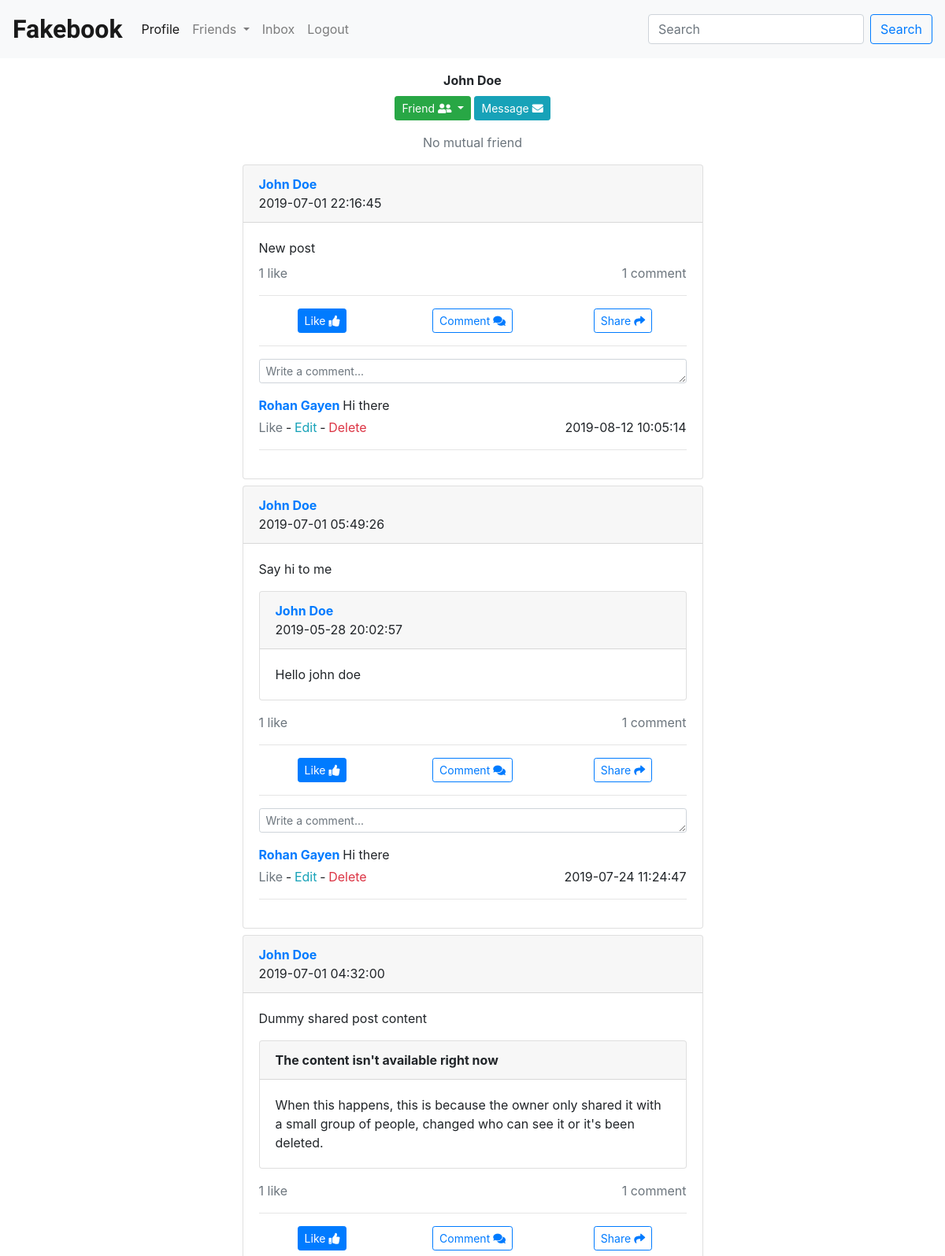
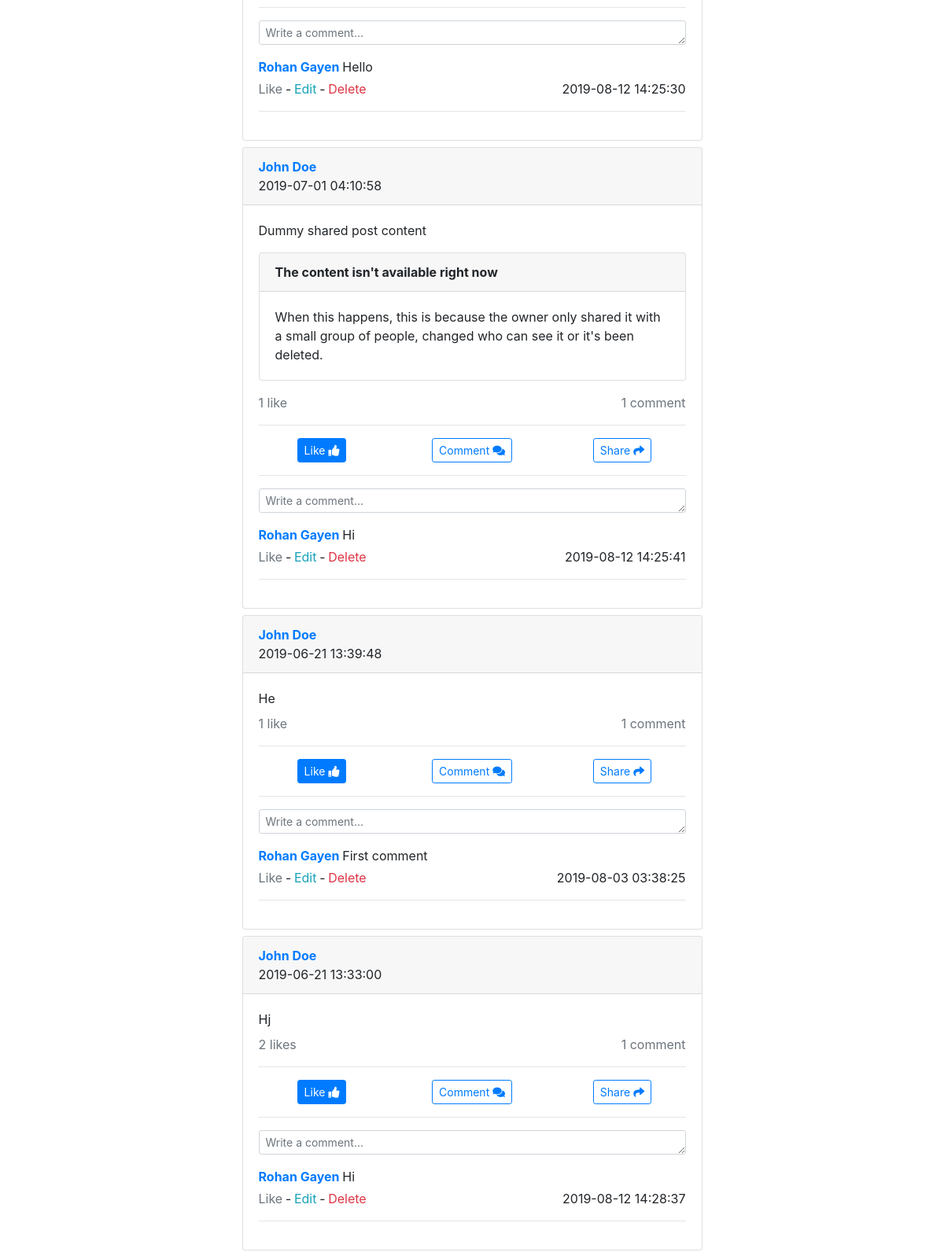
The page /profile.php?id=13 (signed in, upper part) on the database its author committed (2 pictures, top to bottom).
### tables this page shows
CREATE TABLE `posts` (
  `post_id` int(10) UNSIGNED NOT NULL,
  `post_content` mediumtext,
  `original_post` int(10) UNSIGNED DEFAULT NULL,
  `post_owner` int(6) UNSIGNED DEFAULT NULL,
  `posted_on` datetime NOT NULL DEFAULT CURRENT_TIMESTAMP,
  `is_shared_post` tinyint(1) NOT NULL DEFAULT '0'
);

CREATE TABLE `comments` (
  `comment_id` int(14) UNSIGNED NOT NULL,
  `comment_content` mediumtext NOT NULL,
  `post_id` int(10) UNSIGNED NOT NULL,
  `comment_owner` int(6) UNSIGNED NOT NULL,
  `commented_on` datetime NOT NULL DEFAULT CURRENT_TIMESTAMP
);

### views/load_post.php (the view, shortened to what the rows shown need)
<?php
$post_liked_by_users = post_liked_by_users($db, $post->id);
$is_post_liked_by_user = is_post_liked_by_user($db, $post->id, $own_id);
$comments = comments_by_post($db, $post->id);
?>
<div class="card my-2" id="post-<?= $post->id ?>" data-id="<?= $post->id ?>">
    <div class="card-header">
        <div class="font-weight-bold">
            <a href="profile.php?id=<?= $post->owner->id ?>"><?= $post->owner->name ?></a>
        </div>
        <div><?= get_date_for_database($post->time) ?></div>
    </div>
    <div class="card-body">
        <div class="card-text"><?= nl2br($post->content) ?></div>
        <?php if ($post->isSharedPost && $post->originalPost) { ?>
            <div class="card my-3">
                <div class="card-header">
                    <div class="font-weight-bold">
                        <a href="profile.php?id=<?= $post->originalPost->owner->id ?>"><?= $post->originalPost->owner->name ?></a>
                    </div>
                    <div><?= get_date_for_database($post->originalPost->time) ?></div>
                </div>
                <div class="card-body">
                    <div class="card-text"><?= nl2br($post->originalPost->content) ?></div>
                </div>
            </div>
        <?php } ?>
        <?php if ($post->isSharedPost && !$post->originalPost) { ?>
            <div class="card my-3">
                <div class="card-header font-weight-bold">
                    The content isn't available right now
                </div>
                <div class="card-body">
                    <div class="card-text">When this happens, this is because the owner only shared it with a small group of people, changed who can see it or it's been deleted.</div>
                </div>
            </div>
        <?php } ?>
        <div class="row mt-2">
            <div class="col-6 text-left">
                <a href="#" class="like-count" data-toggle="tooltip" data-html="true" data-placement="bottom" title="<?php foreach ($post_liked_by_users as $liked_user) echo "<span data-id='{$liked_user->id}' data-status='{$liked_user->friendshipStatus}'>{$liked_user->name}</span><br>"; ?>" data-likes=<?= count($post_liked_by_users) ?>>
                    <span class="text-secondary">
                        <?= print_array_count($post_liked_by_users, "like") ?>
                    </span>
                </a>
            </div>
            <div class="col-6 text-right">
                <a href="#" class="comment-count">
                    <span class="text-secondary">
                        <?= print_array_count($comments, "comment") ?>
                    </span>
                </a>
            </div>
        </div>
        <hr>
        <div class="row">
            <div class="col-12 col-sm-4 text-center">
                <a href="#" class="btn btn-sm <?= $is_post_liked_by_user ? 'btn-primary' : 'btn-outline-primary' ?> like-post" data-is-liked="<?= $is_post_liked_by_user ?>">Like <i class="fas fa-thumbs-up"></i></a>
            </div>
            <div class="col-12 col-sm-4 text-center">
                <a href="#" class="btn btn-sm btn-outline-primary comment-post" id="comment-link">Comment <i class="fas fa-comments"></i></a>
            </div>
            <div class="col-12 col-sm-4 text-center">
                <a href="#" class="btn btn-sm btn-outline-primary share-post" id="share-button">Share <i class="fas fa-share"></i></a>
            </div>
        </div>
        <hr>
        <div class="my-1">
            <div class="form-group">
                <textarea type="text" class="form-control form-control-sm comment-input" rows="1" placeholder="Write a comment..." name="comment" required><?= isset($_POST["comment"]) ? $_POST["comment"] : '' ?></textarea>
            </div>
        </div>
        <div class="comments">
            <?php foreach ($comments as $comment) {
                echo load_comment($db, $comment, $own_id);
            } ?>
        </div>
    </div>
</div>

### profile.php (shortened to what the rows shown need)
<?php
require_once("./utilities/connect_to_db.php");
if (!isset($_GET["id"])) {
    $profile_id = (int) $_SESSION["user_id"];
    $own_id = (int) $_SESSION["user_id"];
    $profile_name = $_SESSION["fullname"];
} else {
    $id = (int) $_GET["id"];
    $query = "SELECT CONCAT(fname, ' ', lname) AS user_name from users where user_id = ?";
    $stmt = $db->stmt_init();
    $stmt->prepare($query);
    $stmt->bind_param('i', $id);
    $stmt->execute();
    $stmt->bind_result($name);
    if (isset($name)) {
        $profile_id = $id;
        $own_id = (int) $_SESSION["user_id"];
    } else {
        header("Location: page_not_found.php");
        exit();
    }
}
require_once("./classes/post.class.php");
require_once("./classes/user.class.php");
require_once("./classes/comment.class.php");
require_once("./includes/header.php");
require_once("./includes/nav.php");
include_once("./includes/generic_functions.php");
include_once("./includes/fetch_friendship_status_code.php");
require_once("./includes/fetch_posts_by_user.php");
$posts = posts_by_user($db, $profile_id);
require_once("./includes/fetch_post_liked_by_users.php");
require_once("./includes/fetch_is_post_liked_by_user.php");
require_once("./includes/fetch_comments_by_post.php");
?>
<div id="container" class="mx-auto my-3">
    <?php if (empty($posts)) { ?>
        <div class="card p-3 my-2">
            It looks like there are no posts available to view at this moment.
        </div>
    <?php } else {
        foreach ($posts as $post) {
            echo load_post($db, $post, $own_id);
        }
    } ?>
</div>
<?php include("./includes/footer.php"); ?>

### views/load_comment.php (shortened to what the rows shown need)
<?php
$is_comment_liked_by_user = false;
?>
<div id="comment-<?= $comment->id ?>" class="comment" data-id="<?= $comment->id ?>">
    <div class="mb-1">
        <span class="comment-owner font-weight-bold">
            <a href="profile.php?id=<?= $comment->owner->id ?>"><?= $comment->owner->name ?></a>
        </span>
        <span class="comment-content my-2"><?= nl2br($comment->content) ?></span>
    </div>
    <div class="comment-actions">
        <span>
            <a href="#" class="<?php echo $is_comment_liked_by_user ? 'text-primary' : 'text-secondary' ?> like-comment">Like</a>
        </span>
        <?php if ($own_id == $comment->owner->id) { ?>
            <span>
                &#8208;
                <a href="#" class="text-info edit-comment">Edit</a>
            </span>
            <span>
                &#8208;
                <a href="#" class="text-danger delete-comment">Delete</a>
            </span>
        <?php } ?>
        <span class="float-sm-right"><?= $comment->time ?></span>
    </div>
</div>
<hr>

### rows shown on the page
posts: name "John Doe", posted_on "2019-07-01 22:16:45", post_content "New post", post_liked_by_users "1 like", comments "1 comment"
comments: name "Rohan Gayen", comment_content "Hi there", commented_on "2019-08-12 10:05:14"
posts: name "John Doe", posted_on "2019-07-01 05:49:26", post_content "Say hi to me", original_post.posted_on "2019-05-28 20:02:57", original_post.post_content "Hello john doe", post_liked_by_users "1 like", comments "1 comment"
comments: name "Rohan Gayen", comment_content "Hi there", commented_on "2019-07-24 11:24:47"
posts: name "John Doe", posted_on "2019-07-01 04:32:00", post_content "Dummy shared post content", is_shared_post "The content isn't available right now", post_liked_by_users "1 like", comments "1 comment"
comments: name "Rohan Gayen", comment_content "Hello", commented_on "2019-08-12 14:25:30"
posts: name "John Doe", posted_on "2019-07-01 04:10:58", post_content "Dummy shared post content", is_shared_post "The content isn't available right now", post_liked_by_users "1 like", comments "1 comment"
comments: name "Rohan Gayen", comment_content "Hi", commented_on "2019-08-12 14:25:41"
posts: name "John Doe", posted_on "2019-06-21 13:39:48", post_content "He", post_liked_by_users "1 like", comments "1 comment"
comments: name "Rohan Gayen", comment_content "First comment", commented_on "2019-08-03 03:38:25"
posts: name "John Doe", posted_on "2019-06-21 13:33:00", post_content "Hj", post_liked_by_users "2 likes", comments "1 comment"
comments: name "Rohan Gayen", comment_content "Hi", commented_on "2019-08-12 14:28:37"

### other values the page prints
$profile_name "John Doe"
print_array_count($mutual_friends, "mutual friend", false) "No mutual friend"
